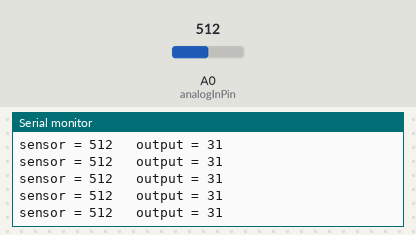
Bench run of a sketch on a simulated Arduino Uno, built with avr-gcc and run on an emulated ATmega328P. On the bench: the last lines printed to the serial monitor. The inputs (shaded band) are chosen by the test bench; at power-on: A0 (analogInPin) = 512.

Above: at 1.2 s.
1.3 s: A0 (analogInPin) set to 716
At 1.31 s:
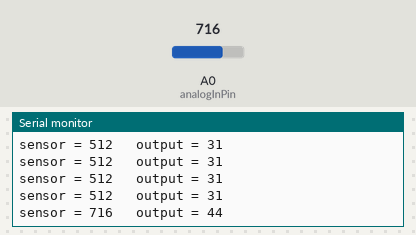
2.8 s: A0 (analogInPin) set to 900
At 2.82 s:
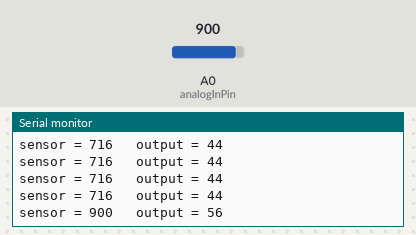
Timing chart, 0 to 5.8 s (numbered marks = the images above; inputs shaded):
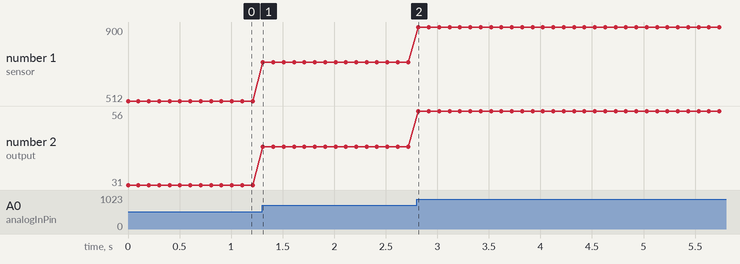

Measured:
- after the input at 1.3 s, the serial monitor: prints a new line at once (image 1)
- after the input at 2.8 s, the serial monitor: prints a new line at once (image 2)
- plotted number 1: 512 → 716 after the input at 1.3 s, 716 → 900 after the input at 2.8 s
- plotted number 2: 31 → 44 after the input at 1.3 s, 44 → 56 after the input at 2.8 s

The sketch:

LDR.ino
```cpp
const int analogInPin = A0;

void setup() {
  Serial.begin(9600);
}

void loop() {
  // read the analog in value:
 int sensorValue = analogRead(analogInPin);//อ่านค่าsensoranalogInPin = A0เก็บไว้ในsensorValue
 int  outputValue = map(sensorValue, 0,4096, 0, 255);//setค่าsensor
  Serial.print("sensor = ");
  Serial.print(sensorValue);
  Serial.print("\t output = ");
  Serial.println(outputValue);
  delay(100);
}
```
